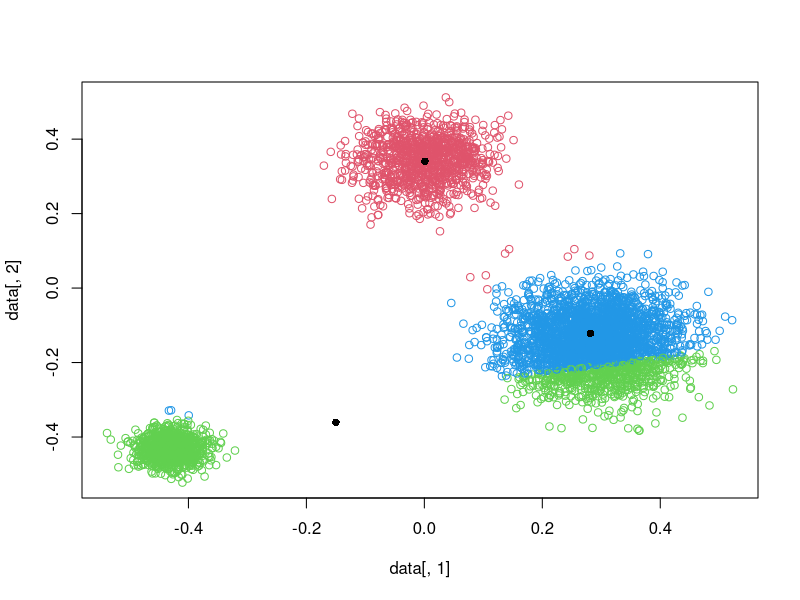
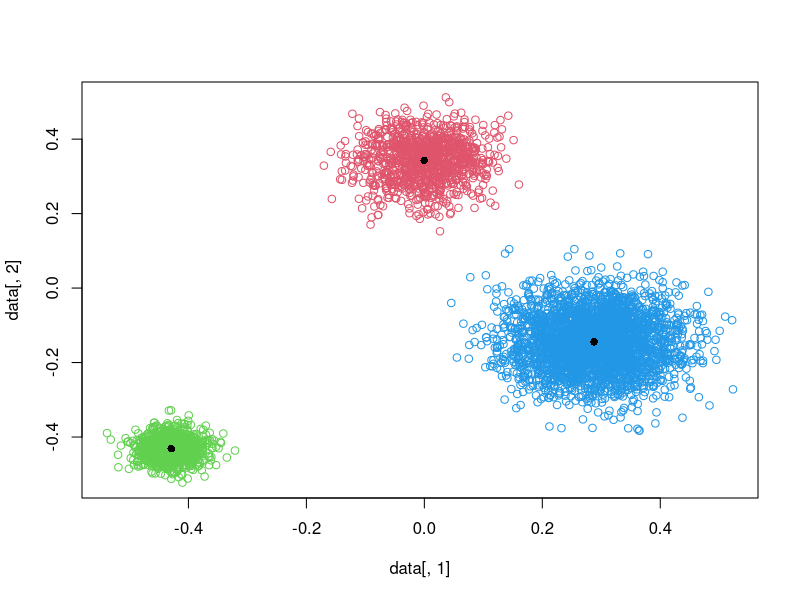
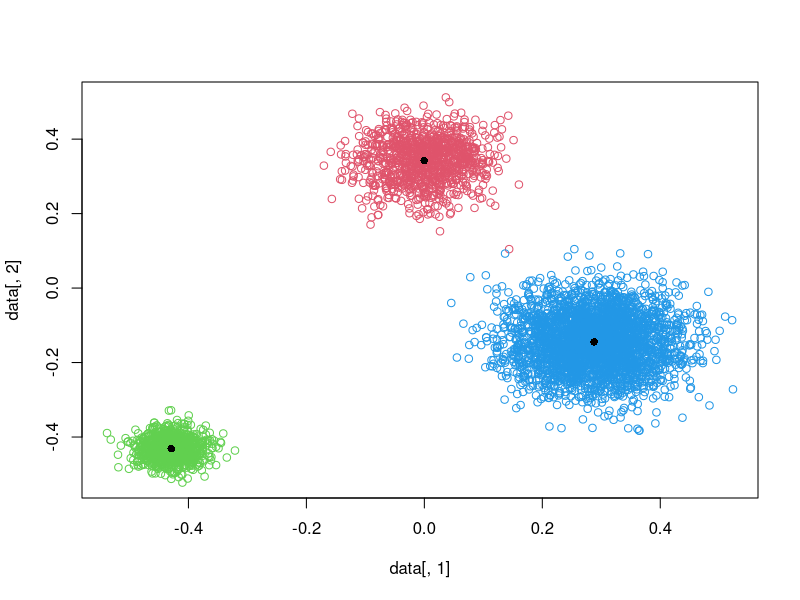
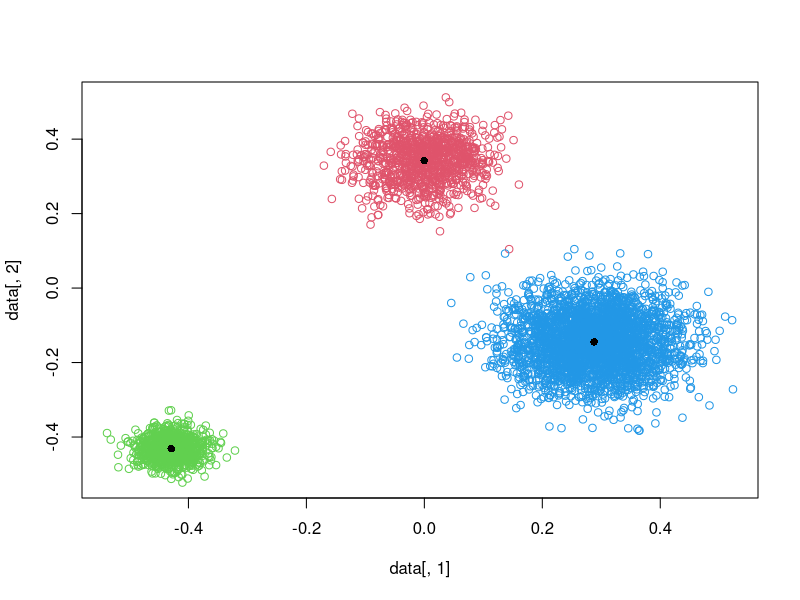
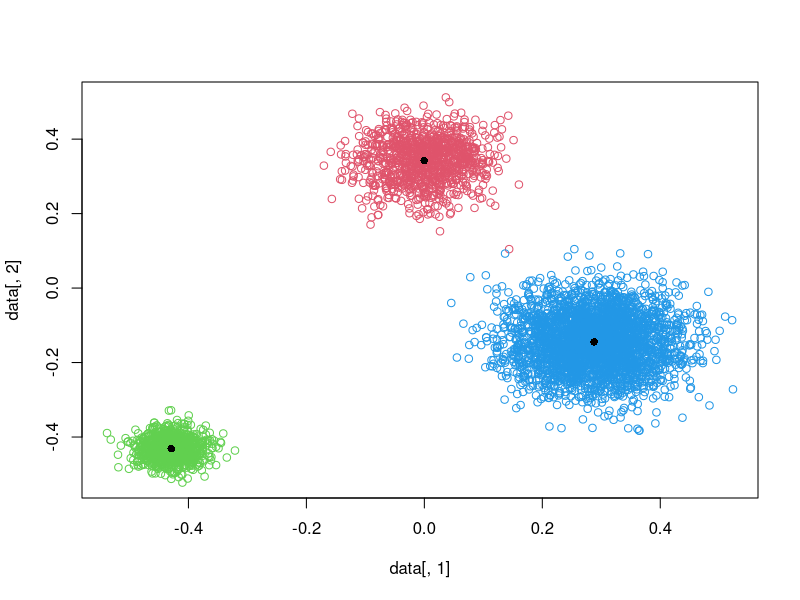
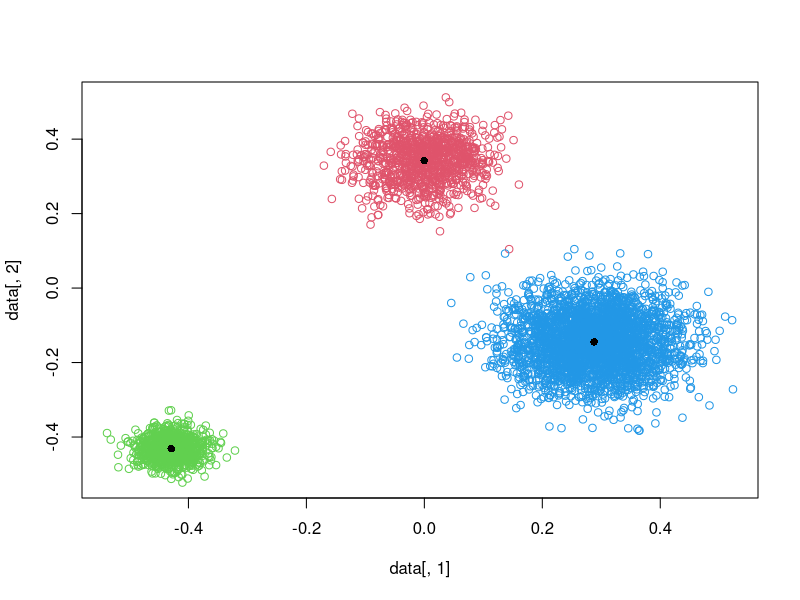
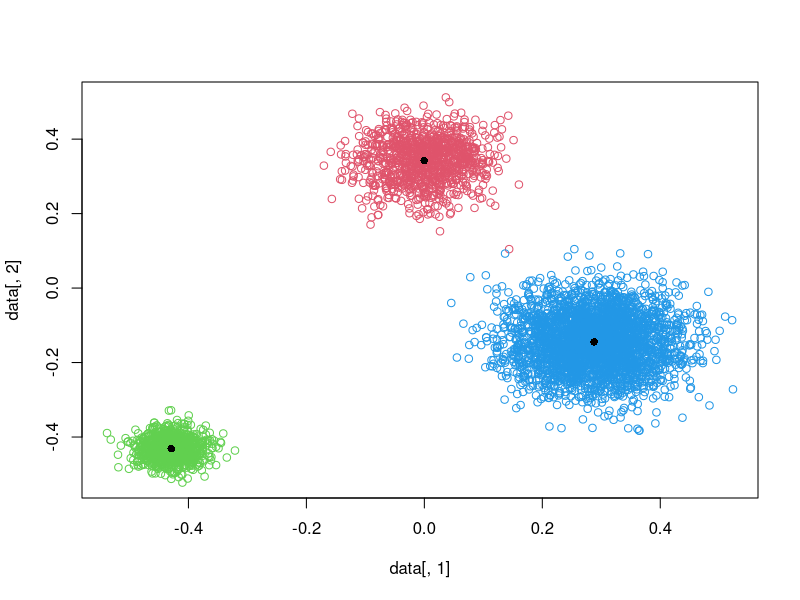
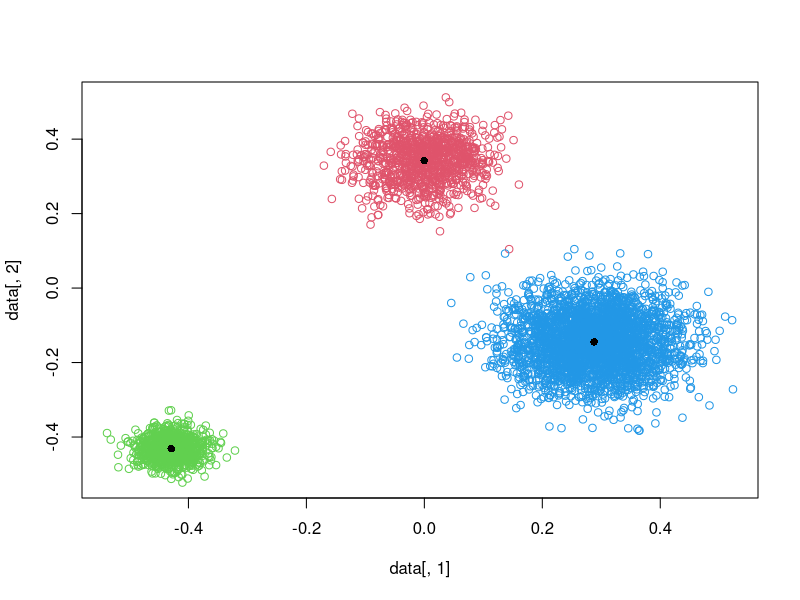

The R source for these figures, in order:
############################################################################
#######           Laplace  Function - not to be used in this code   ########
#Prepared for the noise injection - (privacy preserved version of K-Means)#
#################### This part is not used in this version #################
############################################################################
rlaplace = function(n,mu,sigma){
  U = runif(n,0,1)
  sign = ifelse(rbinom(n,1,.5)>.5,1,-1)     
  y = mu + sign*sigma/sqrt(2)*log(1-U)  
  y
}
epsilon = 10/6
lap <- rlaplace(1,0,((2*25)/epsilon)*((2*25)/epsilon))
#######################################################################
#############           Distance Function               ###############
#######################################################################
euclid <- function(points1, points2) {
  distanceMatrix <- matrix(NA, nrow=dim(points1)[1], ncol=dim(points2)[1])
  for(i in 1:nrow(points2)) {
    distanceMatrix[,i] <- sqrt(rowSums(t(t(points1)-points2[i,])^2))
  }
  distanceMatrix
}
#######################################################################
#################           My K-Means!               #################
#######################################################################
K_means <- function(x, centers, distFun, nItter) {
  clusterHistory <- vector(nItter, mode="list")
  centerHistory <- vector(nItter, mode="list")
  epsilon = 10/6
  lap <- rlaplace(1,0,((2*25)/epsilon)*((2*25)/epsilon))
  for(i in 1:nItter) {
    distsToCenters <- distFun(x, centers)
    clusters <- apply(distsToCenters, 1, which.min)
    centers <- apply(x, 2, tapply, clusters, mean)
    #xx = sapply(x, as.numeric)
    #cc = sapply(clusters, as.numeric)
    #sse <- apply(xx, 2, tapply, clusters, sum( (xx - mean )^2 ))
    permcenter = sapply(centers, as.numeric)
    perm_center <- matrix(permcenter, ncol=2, nrow=3)
    clusterHistory[[i]] <- clusters
    centerHistory[[i]] <- centers
    #sseHistory[[i]] <- sse
  }
  list(clusters=clusterHistory, centers=centerHistory)#, sse = sseHistory[[i]] <- sse )
}
#######################################################################
#################            Data From Dataset        #################
#######################################################################
data = as.matrix(read.csv("dataset.csv"))
test=data # A data.frame
ktest=as.matrix(test) # Turn into a matrix
centers <- ktest[sample(nrow(ktest), 3),]
res <- K_means(ktest, centers, euclid, 15)
#######################################################################
###############               PLOT to PDF             #################
#######################################################################
somePDFPath = "C:\\Users\\BRG_user\\Desktop\\MyProjects\\Privacy\\plot.pdf"
pdf(file=somePDFPath) 
lap = 0.15
for (i in seq(1,15))   
{   
  perm = as.vector(sapply(res$clusters[i], as.numeric))
  permcenter = sapply(res$centers[i], as.numeric)
  #lap_permcenter= permcenter +  lap
  perm_center <- matrix(permcenter, ncol=2, nrow=3)
  plot(data[,1], data[,2],col=perm+1)
  #perm_center[1,1] = perm_center[1,1] + lap
  #perm_center[1,2] = perm_center[1,2] + lap
  #perm_center[2,1] = perm_center[2,1] + lap
  #perm_center[2,2] = perm_center[2,2] + lap
  #perm_center[3,1] = perm_center[3,1] + lap
  #perm_center[3,2] = perm_center[3,2] + lap
  
  points(perm_center, pch=16)
} 
dev.off()
#######################################################################
#################              PLOT                   #################
#######################################################################
#perm = as.vector(sapply(res$clusters[1], as.numeric))
#plot(x, y,col=perm)
#points(res$center, pch=16)
#######################################################################
#################           Random Data               #################
#######################################################################
#y=rnorm(5,1.65)
#x=rnorm(5,1.15)
#data=cbind(x,y)
#test=data # A data.frame
#ktest=as.matrix(test) # Turn into a matrix
#centers <- ktest[sample(nrow(ktest), 3),] 
#res <- K_means(ktest, centers, euclid, 3)
